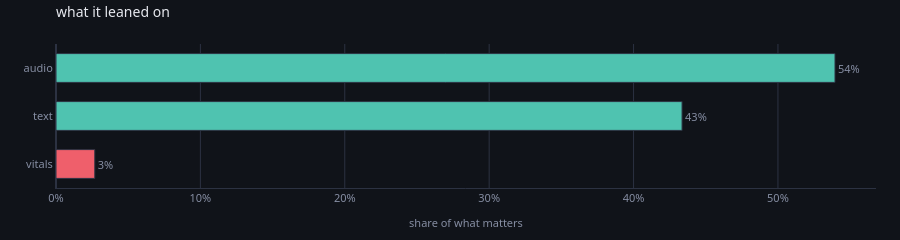

Notebook cell for this chart:
### Markdown cell above
---
# Problem 3 — a branch nobody is using

## The problematic architecture and configuration

The healthy architecture, on the data as it stands. It trains, it is healthy,
and there are three branches in it.

### Code cell
from soma_next.data import contribution, leaned, leaning, shares  # noqa: E402

said = contribution(cooled, DATA, objective=torch.nn.functional.mse_loss)
leaned(said)

### Figure 1 — Plotly figure (JSON) as saved in the notebook; plotly's stock layout.template omitted (floating-point values rounded to 4 significant figures)
{"data": [{"cliponaxis": false, "customdata": [["IGNORED_INPUT(vitals)", 0.003335], ["nothing tripped", 0.0538], ["nothing tripped", 0.06694]], "hovertemplate": "<b>%{y}</b><br>%{x:.1%} of what matters<br>the score is %{customdata[1]:.4g} worse without it<br>%{customdata[0]}<extra></extra>", "marker": {"color": ["#ef5f6b", "#4fc3b0", "#4fc3b0"], "line": {"color": "#2c3242", "width": 1}}, "orientation": "h", "text": ["3%", "43%", "54%"], "textfont": {"color": "#868ea3", "size": 11}, "textposition": "outside", "type": "bar", "x": [0.02688, 0.4336, 0.5395], "y": ["vitals", "text", "audio"]}], "layout": {"bargap": 0.4, "font": {"color": "#e7e9ef", "family": "system-ui, -apple-system, Segoe UI, Roboto, sans-serif", "size": 12}, "height": 230, "hoverlabel": {"align": "left", "bgcolor": "#1a1e28", "bordercolor": "#2c3242", "font": {"color": "#e7e9ef", "family": "system-ui, -apple-system, Segoe UI, Roboto, sans-serif"}}, "legend": {"bgcolor": "rgba(0,0,0,0)", "font": {"color": "#868ea3"}, "orientation": "h", "x": 1, "xanchor": "right", "y": 1.02, "yanchor": "bottom"}, "margin": {"b": 44, "l": 56, "r": 24, "t": 44}, "paper_bgcolor": "#101319", "plot_bgcolor": "#101319", "showlegend": false, "title": {"font": {"size": 14}, "text": "what it leaned on", "x": 0, "xanchor": "left", "xref": "paper", "y": 0.97, "yanchor": "top"}, "xaxis": {"gridcolor": "#2c3242", "linecolor": "#2c3242", "tickfont": {"color": "#868ea3", "size": 11}, "tickformat": ".0%", "title": {"font": {"color": "#868ea3", "size": 11}, "text": "share of what matters"}, "zerolinecolor": "#2c3242"}, "yaxis": {"automargin": true, "gridcolor": "#2c3242", "linecolor": "#2c3242", "showgrid": false, "tickfont": {"color": "#868ea3", "size": 11}, "title": {"font": {"color": "#868ea3", "size": 11}}, "zerolinecolor": "#2c3242"}}}
